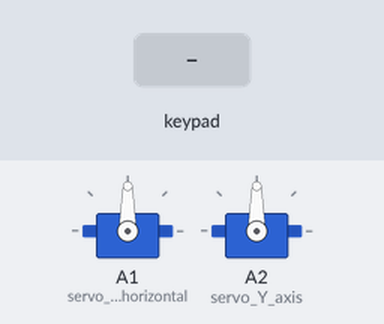
This sketch was run on a simulated Arduino Uno, built with avr-gcc and run on an emulated ATmega328P. Parts: 2 × servo. The test bench sets the inputs (shaded band). What the sketch prints to the serial monitor is not drawn.

Above: at 1.2 s.
1.3 s: key 'U' pressed
At 2.2 s:
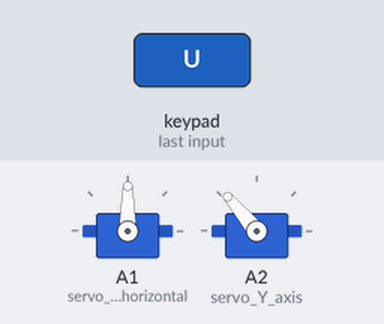
4.3 s: key 'L' pressed
At 5.4 s:
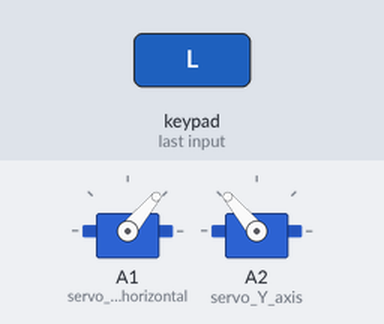
7.3 s: key 'D' pressed
At 8.1 s:
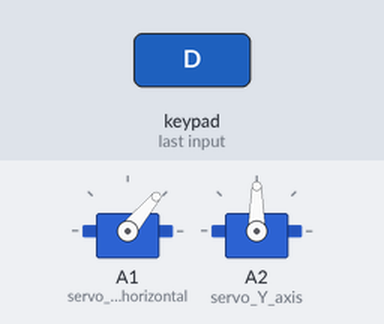
10.3 s: key 'R' pressed
At 10.49 s:
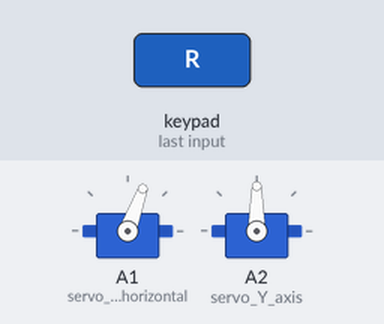
13.3 s: key 'D' pressed
At 14.6 s:
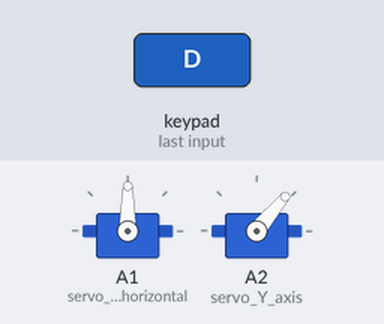
16.3 s: key 'L' pressed
At 17.2 s:
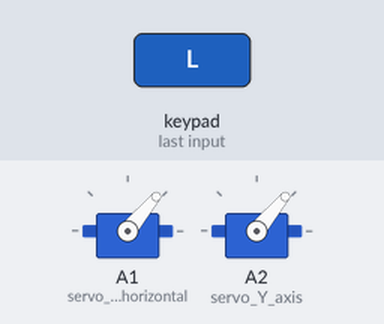
Timing chart, 0 to 19.3 s (numbered marks = the images above; inputs shaded):
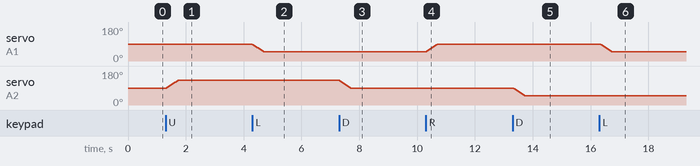

Measured:
- after the input at 1.3 s, servo on A2 (servo_Y_axis): 90° → 130° at once
- after the input at 4.3 s, servo on A1 (servo_auto_horizontal): 90° → 50° at once
- after the input at 7.3 s, servo on A2 (servo_Y_axis): 130° → 90° at once
- after the input at 10.3 s, servo on A1 (servo_auto_horizontal): 50° → 90° at once
- after the input at 13.3 s, servo on A2 (servo_Y_axis): 90° → 50° at once
- after the input at 16.3 s, servo on A1 (servo_auto_horizontal): 90° → 50° at once

The sketch:

ValkCam.ino
```cpp
#include "ServoUtils.h"
#include "Ps2JoyStickUtils.h"

/*
  Servo servo_auto_horizontal - Pin 3
  servo_X_axis                - Pin 5
  servo_Y_axis                - Pin ?
*/

bool go = true;
void setup()
{
  Serial.begin(115200);
  joystick_setup();
  setupServos();
  ps2x.read_gamepad(false, vibrate);     // is a MUST     //read controller and set large motor to spin at 'vibrate' speed

}

float X_degrees = 90;
float Y_degrees = 90;

void loop()
{
  if (go == true) {

    //    for (int pos = 0 ; pos <= 180; pos = pos + 1) {
    //      servo_auto_horizontal.write(pos);
    //      delay(45);
    //      servo_Y_axis.write(pos);
    //      delay(25);
    //
    //    }
    ps2x.read_gamepad(false, vibrate);     // is a MUST     //read controller and set large motor to spin at 'vibrate' speed

    float X_val = ps2x.Analog(PSS_LX);


    float Y_val = ps2x.Analog(PSS_LY);

    moveSlowly();

    Serial.println("X_val:");
    Serial.println(X_val);
    Serial.println("Y_val:");
    Serial.println(Y_val);

    if (ps2x.Button(PSB_L1) || ps2x.Button(PSB_R1)) // print stick values if either is TRUE
    {
      X_degrees = (X_val / 255) * 180;
      Y_degrees = (Y_val / 255) * 180;
    }

    if (X_degrees > 170) {
      X_degrees -= 5;
    }
    else if (X_degrees < 10) {
      X_degrees += 5;
    }

    if (Y_degrees > 170) {
      Y_degrees -= 5;
    }
    else if (Y_degrees < 10) {
      Y_degrees += 5;
    }

    Serial.println("X_degrees:");
    Serial.println(X_degrees);

    Serial.println("Y_degrees:");
    Serial.println(Y_degrees);
    //    if (X_val >= 128) {
    //      X_degrees = 90 +  ((X_val - 128) / 128) * 90;
    //
    //    }
    //    else {
    //      X_degrees = 90 - (X_val  - 128) * 90;
    //    }
    //    Serial.println(X_degrees);
    //
    //    if (Y_val >= 128) {
    //      Y_degrees = 90 +  ((Y_val - 128) / 128) * 90;
    //    }
    //    else {
    //      Y_degrees = 90 - (Y_val - 128) * 90;
    //    }
    //    Serial.println(Y_degrees);
    //


    servo_auto_horizontal.write(int(X_degrees));
    servo_Y_axis.write(int(Y_degrees));
  }


  //  Serial.print("Stick Values:");
  //  Serial.print(ps2x.Analog(PSS_LY), DEC); // LY
  //  Serial.print(",");
  //  Serial.print(ps2x.Analog(PSS_LX), DEC); // LX
  //  Serial.print(",");
  //  Serial.print(ps2x.Analog(PSS_RY), DEC); // RY
  //  Serial.print(",");
  //  Serial.println(ps2x.Analog(PSS_RX), DEC); // RX
  delay(50);
}


void moveSlowly() {
  if (ps2x.Button(PSB_PAD_UP)) {        //will be TRUE as long as button is pressed
    Serial.println("UP");
    Y_degrees += 5;

  }
  if (ps2x.Button(PSB_PAD_RIGHT)) {
    Serial.println("Right");
    X_degrees += 5;
  }
  if (ps2x.Button(PSB_PAD_LEFT)) {
    Serial.println("Left");
    X_degrees -= 5;
  }
  if (ps2x.Button(PSB_PAD_DOWN)) {
    Serial.println("DOWN");
    Y_degrees -= 5;
  }
}
```

Ps2JoyStickUtils.h
```cpp
#include "PS2X_lib.h" //for v1.6

PS2X ps2x; // create PS2 Controller Class

int error = ps2x.config_gamepad(10, 12, 11, 13, false, false); //setup pins and settings:  GamePad(clock, command, attention, data, Pressures?, Rumble?) check for error
byte type = 0;
byte vibrate = 0;

void joystick_setup()
{

    if (error == 0)
    {
        Serial.println("Found Controller, configured successful");
        Serial.println("Try out all the buttons, X will vibrate the controller, faster as you press harder;");
        Serial.println("holding L1 or R1 will print out the analog stick values.");
        Serial.println("Go to www.billporter.info for updates and to report bugs.");
    }

    else if (error == 1)
        Serial.println("No controller found, check wiring, see readme.txt to enable debug. visit www.billporter.info for troubleshooting tips");

    else if (error == 2)
        Serial.println("Controller found but not accepting commands. see readme.txt to enable debug. Visit www.billporter.info for troubleshooting tips");

    else if (error == 3)
        Serial.println("Controller refusing to enter Pressures mode, may not support it. ");

    type = ps2x.readType();

    switch (type)
    {
    case 0:
        Serial.println("Unknown Controller type");
        break;
    case 1:
        Serial.println("DualShock Controller Found");
        break;
    case 2:
        Serial.println("GuitarHero Controller Found");
        break;
    default:
        break;
    }
}
```

ServoUtils.h
```cpp
#include <Servo.h>

Servo servo_auto_horizontal, // - pin D3
    servo_X_axis,            // - pin D5
    servo_Y_axis;            // - pin D8

void setupServos()
{
    servo_auto_horizontal.attach(A1);
    servo_Y_axis.attach(A2);
}
```
